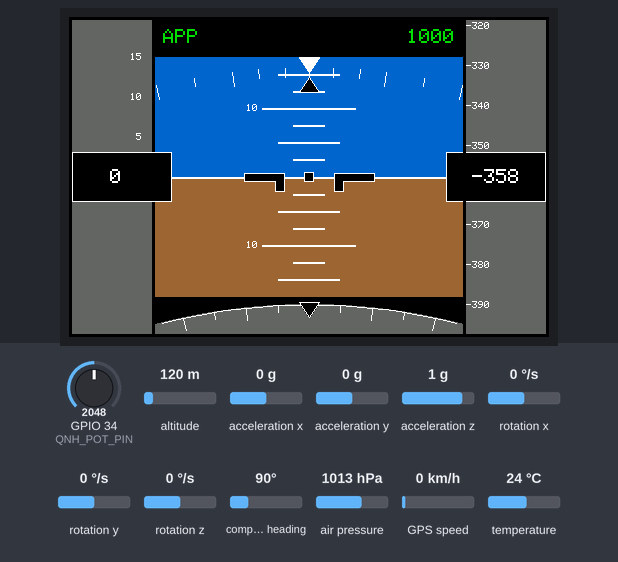
Bench run of a sketch on a simulated ESP32. Parts: 480×320 colour display. Inputs (shaded band) come from the test bench; at power-on: acceleration y 0 g, GPIO 34 (QNH_POT_PIN) = 2048, acceleration z 1 g, altitude 120 m, acceleration x 0 g, rotation x 0 °/s, rotation y 0 °/s, rotation z 0 °/s, compass heading 90°, air pressure 1013 hPa, GPS speed 0 km/h, temperature 24 °C (analog values on the 0–4095 scale). The GPS gets a fix after 3 s at 37.7749, -122.4194 with 8 satellites; what the sketch prints to the serial monitor is not drawn.

Above: at 2.9 s.
3.0 s: acceleration y set to -1.4 g
At 4.9 s:
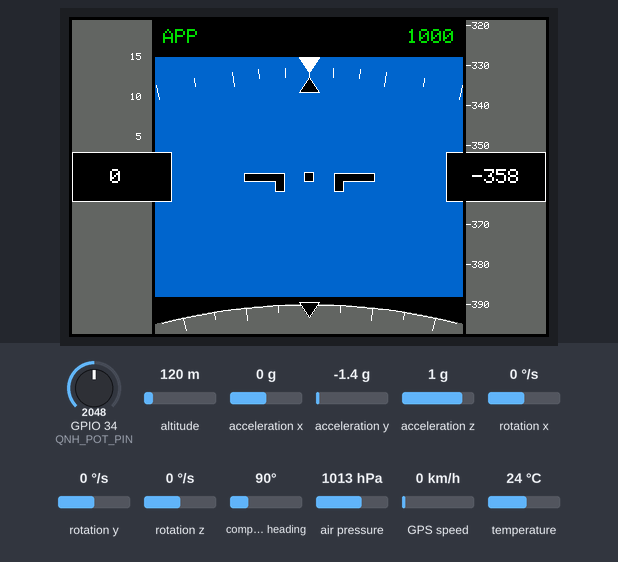
5.0 s: GPIO 34 (QNH_POT_PIN) set to 2866
At 6.3 s:
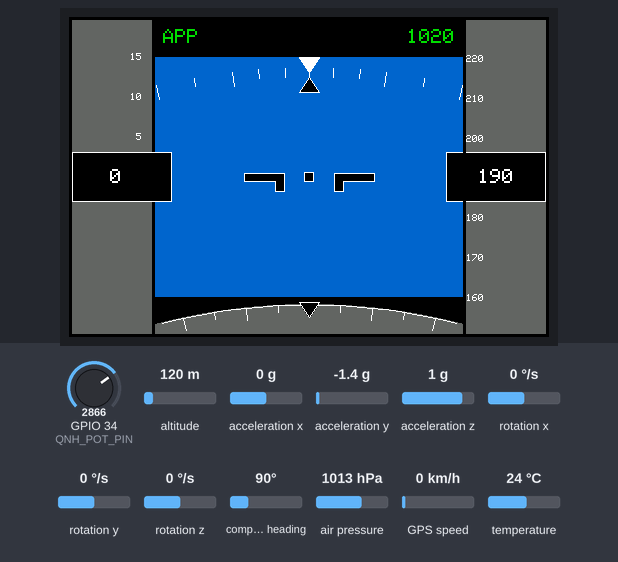
6.7 s: acceleration y set to 0.1 g
At 8.67 s:
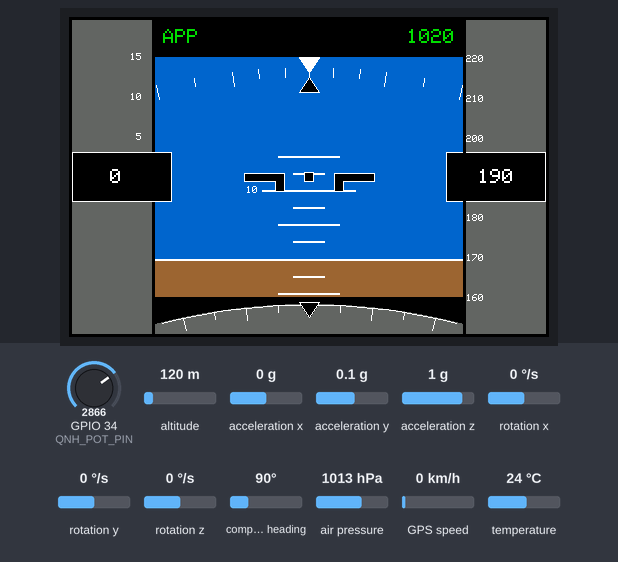
9.0 s: acceleration z set to 0 g
At 10.7 s:
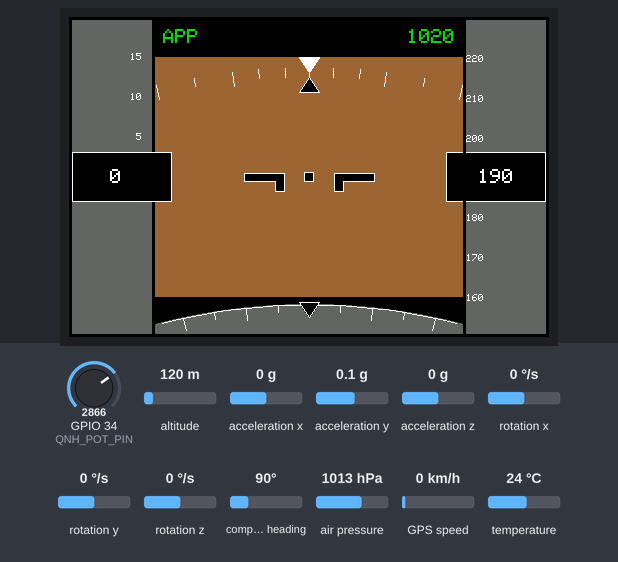
11.0 s: acceleration z set to 0.3 g
At 13.23 s:
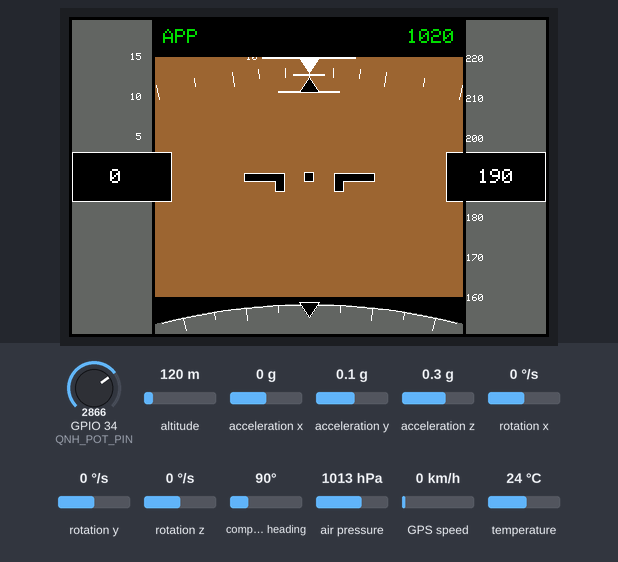
14.1 s: GPIO 34 (QNH_POT_PIN) set to 122
At 14.47 s:
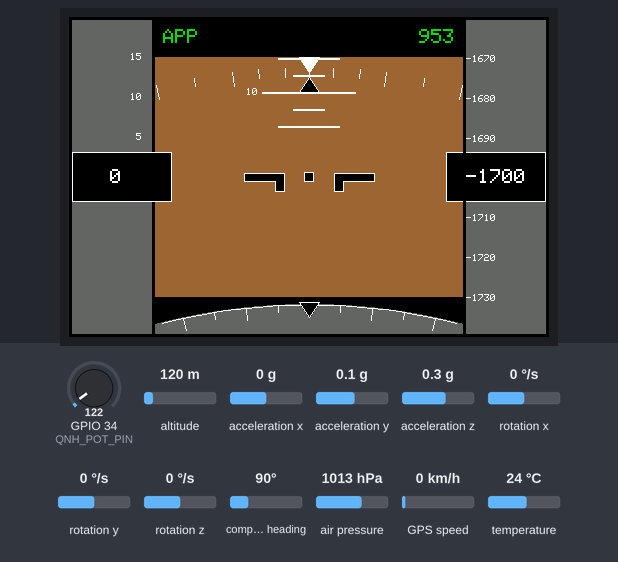
Timing chart, 0 to 16.8 s (numbered marks = the images above; inputs shaded):
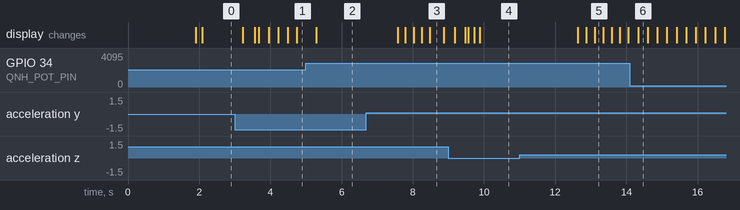

The sketch:

car_pfd_Banding.ino
```cpp
#include <TFT_eSPI.h>
#include <Wire.h>
#include <Adafruit_Sensor.h>
#include <Adafruit_BMP280.h>
#include <Adafruit_MPU6050.h>
#include <TinyGPSPlus.h>
#include <HardwareSerial.h>
#include "triangles.h"
#include "attitude_marks.h"
#include "pitch_bug.h"
#include "tape_boxes.h"
#include "curved_scales.h"

TFT_eSPI tft = TFT_eSPI();
TFT_eSprite centerBand = TFT_eSprite(&tft);

Adafruit_BMP280 bmp;
bool bmpOK = false;

//float seaLevelhPa = 1013; //hPa
float seaLevelhPa = 1013.25; //hPa - now set by the QNH pot (see readQnhPot)

// ---- QNH potentiometer ----
// 10k linear pot: outer pins to 3V3 and GND, middle (wiper) to GPIO34.
const int   QNH_POT_PIN = 34;
const float QNH_MIN = 950.0;      // hPa at one end of the pot
const float QNH_MAX = 1050.0;     // hPa at the other end
const float QNH_STD = 1013.25;    // standard pressure - shown as "STD"
const unsigned long QNH_READ_INTERVAL_MS = 100;  // 10 reads a second
unsigned long lastQnhReadMs = 0;

Adafruit_MPU6050 mpu;
bool mpuOK = false;

// Exponential moving average smoothing for pitch.
// Each new reading contributes only PITCH_SMOOTHING of its value,
// the rest carries over from the previous smoothed value. Lower
// value = smoother but laggier. 0.15 is a reasonable starting point;
// tune it once you see how it feels on the road.
const float PITCH_SMOOTHING = 0.15;
float smoothedPitchDeg = 0.0;
bool pitchInitialised = false;

// ---- Level on boot ----
// Whatever angle the unit is sitting at when it powers up is taken as
// level. setup() averages LEVEL_SAMPLES readings and stores the result
// here; every reading after that has it subtracted.
float pitchOffsetDeg = 0.0;
const int LEVEL_SAMPLES = 50;         // 50 readings...
const int LEVEL_SAMPLE_DELAY_MS = 20; // ...20ms apart = 1 second

// IMU read timing - independent of both the frame cap and the
// barometer's 200ms interval. 20ms = 50Hz, fast enough that the
// smoothing has plenty of samples to work with without hammering
// the I2C bus.
unsigned long lastImuReadMs = 0;
const unsigned long IMU_READ_INTERVAL_MS = 20;

TinyGPSPlus gps;
HardwareSerial gpsSerial(2);  // UART2 - GPIO16 RX, GPIO17 TX

// Track whether we've ever had a valid fix. Once true, we start
// showing GPS speed instead of the ramp. If the fix is later lost,
// gpsSpeedKmh keeps the last known value rather than dropping to 0,
// which would look worse than a slightly stale reading.
bool gpsHasFix = false;
float gpsSpeedKmh = 0.0;


const int WIDTH = 480;
const int HEIGHT = 320;
const int BAND_HEIGHT = 80;

const int OUTER_GAP = 3;
const int TAPE_WIDTH = 80;
const int HORIZON_LEFT = TAPE_WIDTH + 2 * OUTER_GAP;
const int HORIZON_WIDTH = WIDTH - 2 * HORIZON_LEFT;
const int BLACK_HEIGHT = 40;
const int HORIZON_HEIGHT = HEIGHT - (BLACK_HEIGHT * 2);
const int MIDDLE = HEIGHT / 2;

const int WINDOW_TOP = BLACK_HEIGHT;
const int WINDOW_BOTTOM = BLACK_HEIGHT + HORIZON_HEIGHT;

const float PX_PER_DEG = HORIZON_HEIGHT / 35.0;

const int CENTER_BANDS = (WINDOW_BOTTOM - WINDOW_TOP) / BAND_HEIGHT;

uint16_t colourBlue;
uint16_t colourBrown;
uint16_t colourGrey;
uint16_t colourAppGreen;

const int bottomCircleRadius = HORIZON_WIDTH + 300;
const int bottomCircleCx = HORIZON_LEFT + HORIZON_WIDTH / 2;
const int bottomCircleCy = 895;
const int tapeH = HEIGHT - 2 * OUTER_GAP;
const int leftX = OUTER_GAP;
const int rightX = WIDTH - 100 - OUTER_GAP;

const int BOX_WIDTH = 100;
const int BOX_HEIGHT = 50;
const int BOX_Y = OUTER_GAP + (tapeH - BOX_HEIGHT) / 2;

unsigned long startMs;
unsigned long lastSensorReadMs = 0;
const unsigned long SENSOR_READ_INTERVAL_MS = 200;
unsigned long lastFrameMs = 0;
const unsigned long FRAME_INTERVAL_MS = 33;

float currentAltitude = 0.0;
float currentSpeed = 0.0;

int prevDisplaySpeed = -1;
int prevDisplayAlt = -1;

float currentPitchDeg = 0.0;
const float FAKE_PITCH_AMPLITUDE_DEG = 5.0;
const float FAKE_PITCH_PERIOD_S = 6.0;

// ---- IMU helper ----

// One raw pitch reading from the accelerometer, in degrees, before any
// level offset or smoothing. Used both by the boot levelling in setup()
// and by the 50Hz read in loop(), so the two always match.
float readRawPitchDeg() {
  sensors_event_t a, g, temp;
  mpu.getEvent(&a, &g, &temp);

  // Y axis as the tilt axis (rotated 90 deg from the original X).
  return -atan2(a.acceleration.y,
                sqrt(a.acceleration.x * a.acceleration.x +
                     a.acceleration.z * a.acceleration.z))
         * 180.0 / PI;
}
// ---- QNH pot helpers ----

// Reads the pot (averaged over 8 samples) and converts it to hPa.
float readPotHpa() {
  long raw = 0;
  for (int i = 0; i < 8; i++) raw += analogRead(QNH_POT_PIN);
  raw /= 8;
  return QNH_MIN + (QNH_MAX - QNH_MIN) * raw / 4095.0;
}

// Draws the baro setting where "STD" used to be. Shows "STD" at 1013,
// otherwise the whole-hPa value. Clears the area first because "STD"
// and "1013" are different widths.
void drawBaroLabel() {
  int rightEdge = HORIZON_LEFT + HORIZON_WIDTH - 8;
  tft.fillRect(rightEdge - 60, BLACK_HEIGHT / 2 - 10, 60, 20, TFT_BLACK);

  char baroText[8];
  if (seaLevelhPa == QNH_STD) strcpy(baroText, "STD");
  else snprintf(baroText, sizeof(baroText), "%d", (int)seaLevelhPa);

  tft.setTextSize(2);
  tft.setTextColor(colourAppGreen, TFT_BLACK);
  tft.setTextDatum(MR_DATUM);
  tft.drawString(baroText, rightEdge, BLACK_HEIGHT / 2);
  tft.setTextDatum(TL_DATUM);
}

// Called every loop. Only acts every 100ms, and only changes the setting
// in whole hPa steps once the knob has moved more than 0.6 hPa -
// stops it flickering between two values.
void readQnhPot(unsigned long nowMs) {
  if (nowMs - lastQnhReadMs < QNH_READ_INTERVAL_MS) return;
  lastQnhReadMs = nowMs;

  float val = readPotHpa();
  if (fabs(val - seaLevelhPa) > 0.6) {
    seaLevelhPa = roundf(val);
    if (seaLevelhPa == 1013.0) seaLevelhPa = QNH_STD;  // snap to exact standard

    drawBaroLabel();
    lastSensorReadMs = 0;   // read the barometer straight away with the new setting

    Serial.print("QNH: ");
    Serial.println(seaLevelhPa);
  }
}

void drawStaticFrame() {
  tft.fillScreen(TFT_BLACK);

  tft.fillRect(HORIZON_LEFT, WINDOW_TOP, HORIZON_WIDTH,
               HORIZON_HEIGHT / 2, colourBlue);
  tft.fillRect(HORIZON_LEFT, MIDDLE, HORIZON_WIDTH,
               HORIZON_HEIGHT / 2, colourBrown);

  tft.fillRect(OUTER_GAP, OUTER_GAP, TAPE_WIDTH, tapeH, colourGrey);
  tft.fillRect((OUTER_GAP * 2) + TAPE_WIDTH + HORIZON_WIDTH + OUTER_GAP,
               OUTER_GAP, TAPE_WIDTH, tapeH, colourGrey);

  tft.fillCircle(bottomCircleCx, bottomCircleCy, bottomCircleRadius, colourGrey);
  drawHeadingMarks(tft, bottomCircleCx, bottomCircleCy, bottomCircleRadius);

  tft.fillRect(0, 0, WIDTH, OUTER_GAP, TFT_BLACK);
  tft.fillRect(0, HEIGHT - OUTER_GAP, WIDTH, OUTER_GAP, TFT_BLACK);
  tft.fillRect(0, 0, OUTER_GAP, HEIGHT, TFT_BLACK);
  tft.fillRect(OUTER_GAP + TAPE_WIDTH, 0, OUTER_GAP, HEIGHT, TFT_BLACK);
  tft.fillRect(HORIZON_LEFT + HORIZON_WIDTH, 0, OUTER_GAP, HEIGHT, TFT_BLACK);

  tft.setTextSize(2);
  tft.setTextColor(colourAppGreen, TFT_BLACK);
  tft.setTextDatum(ML_DATUM);
  tft.drawString("APP", HORIZON_LEFT + 8, BLACK_HEIGHT / 2);

  //tft.setTextDatum(MR_DATUM);
  //tft.drawString("STD", HORIZON_LEFT + HORIZON_WIDTH - 8, BLACK_HEIGHT / 2);
  tft.setTextDatum(TL_DATUM);
  drawBaroLabel();   // "STD" or the QNH value, e.g. "1009"


  {
    int cx = HORIZON_LEFT + HORIZON_WIDTH / 2;
    int absCy = 285;
    int triBase = 20, triHeight = 15;
    tft.fillTriangle(cx - triBase / 2, absCy, cx + triBase / 2, absCy,
                     cx, absCy + triHeight, TFT_BLACK);
    tft.drawTriangle(cx - triBase / 2, absCy, cx + triBase / 2, absCy,
                     cx, absCy + triHeight, TFT_WHITE);
  }

  drawSpeedTapeValues(tft, leftX, OUTER_GAP, TAPE_WIDTH, tapeH, currentSpeed);
  drawAltitudeTapeValues(tft, rightX, OUTER_GAP, TAPE_WIDTH, tapeH, currentAltitude);
  prevDisplaySpeed = max(0, (int)round(currentSpeed));
  prevDisplayAlt = max(0, (int)round(currentAltitude));
}

void updateSpeedTape() {
  tft.fillRect(OUTER_GAP, OUTER_GAP, TAPE_WIDTH, tapeH, colourGrey);
  drawSpeedTapeValues(tft, leftX, OUTER_GAP, TAPE_WIDTH, tapeH, currentSpeed);
  tft.fillRect(OUTER_GAP + TAPE_WIDTH, 0, OUTER_GAP, HEIGHT, TFT_BLACK);
}

void updateAltitudeTape() {
  int altTapeX = (OUTER_GAP * 2) + TAPE_WIDTH + HORIZON_WIDTH + OUTER_GAP;
  tft.fillRect(altTapeX, OUTER_GAP, TAPE_WIDTH, tapeH, colourGrey);
  drawAltitudeTapeValues(tft, rightX, OUTER_GAP, TAPE_WIDTH, tapeH, currentAltitude);
  tft.fillRect(HORIZON_LEFT + HORIZON_WIDTH, 0, OUTER_GAP, HEIGHT, TFT_BLACK);
}


void setup() {
  Serial.begin(115200);
  tft.init();
  tft.setRotation(1);

  colourBlue     = tft.color565(0, 102, 204);
  colourBrown    = tft.color565(153, 102, 51);
  colourGrey     = tft.color565(100, 100, 100);
  colourAppGreen = tft.color565(0, 220, 0);

  centerBand.setColorDepth(16);
  bool ok = centerBand.createSprite(HORIZON_WIDTH, BAND_HEIGHT);
  Serial.println(ok ? "Center band sprite created OK" : "Center band sprite FAILED");

  Wire.begin();

  bmpOK = bmp.begin(0x76);
  if (!bmpOK) {
    bmpOK = bmp.begin(0x77);
  }

  if (bmpOK) {
    Serial.println("BMP280 found OK");
    bmp.setSampling(Adafruit_BMP280::MODE_NORMAL,
                    Adafruit_BMP280::SAMPLING_X2,
                    Adafruit_BMP280::SAMPLING_X16,
                    Adafruit_BMP280::FILTER_X16,
                    Adafruit_BMP280::STANDBY_MS_125);
  } else {
    Serial.println("BMP280 NOT found - check wiring. Altitude will read 0.");
  }


  mpuOK = mpu.begin();
  if (mpuOK) {
    Serial.println("MPU6050 found OK");
    mpu.setAccelerometerRange(MPU6050_RANGE_2_G);
    mpu.setGyroRange(MPU6050_RANGE_250_DEG);
    mpu.setFilterBandwidth(MPU6050_BAND_21_HZ);
  } else {
    Serial.println("MPU6050 NOT found - pitch will stay at 0.");
  }

  // Removed: calling mpu.begin() a second time resets the MPU to its
  // defaults, which undid the 2G / 250 deg / 21Hz settings above.
  //if (!mpu.begin()) {
  //  Serial.println("MPU6050 NOT found - check wiring");
  //} else {
  //  Serial.println("MPU6050 found OK");
  //}

    // ---- Level on boot ----
  // Take whatever angle the unit is at right now as level. Short pause
  // first so the MPU's 21Hz filter has settled after the settings above,
  // then average one second of readings.
  if (mpuOK) {
    delay(200);
    float sum = 0.0;
    for (int i = 0; i < LEVEL_SAMPLES; i++) {
      sum += readRawPitchDeg();
      delay(LEVEL_SAMPLE_DELAY_MS);
    }
    pitchOffsetDeg = sum / LEVEL_SAMPLES;
    Serial.print("Level set - pitch offset: ");
    Serial.print(pitchOffsetDeg);
    Serial.println(" deg");
  }

  gpsSerial.begin(9600, SERIAL_8N1, 16, 17);
  Serial.println("GPS serial started on UART2 (RX=16, TX=17)");

    // QNH pot - read it once now so the first frame shows the right setting
  analogReadResolution(12);                          // 0..4095
  analogSetPinAttenuation(QNH_POT_PIN, ADC_11db);    // full 0..3.3V range
  seaLevelhPa = roundf(readPotHpa());
  if (seaLevelhPa == 1013.0) seaLevelhPa = QNH_STD;
  Serial.print("QNH at startup: ");
  Serial.println(seaLevelhPa);


  drawStaticFrame();

  startMs = millis();
}

void loop() {
  unsigned long nowMs = millis();

  // ---- QNH pot (100ms) ----
  // Before the barometer so a new setting is used on the very next read.
  readQnhPot(nowMs);

  // ---- Barometer read (200ms) ----

  // ---- Barometer read (200ms) ----
  if (bmpOK && (nowMs - lastSensorReadMs >= SENSOR_READ_INTERVAL_MS)) {
    lastSensorReadMs = nowMs;
    float alt = bmp.readAltitude(seaLevelhPa);
    if (!isnan(alt)) {
      currentAltitude = alt * 3.28084;  // metres -> feet
    }
  }

  // ---- IMU read (20ms / 50Hz) ----
  // Runs before the frame cap so the smoothing filter keeps getting
  // samples even on frames that get skipped.
  if (mpuOK && (nowMs - lastImuReadMs >= IMU_READ_INTERVAL_MS)) {
    lastImuReadMs = nowMs;

    // Moved into readRawPitchDeg() so setup() can use the same maths:
    //sensors_event_t a, g, temp;
    //mpu.getEvent(&a, &g, &temp);
    //
    //// Y axis as the tilt axis (rotated 90 deg from the original X).
    //float rawPitchDeg = -atan2(a.acceleration.y,
    //                          sqrt(a.acceleration.x * a.acceleration.x +
    //                               a.acceleration.z * a.acceleration.z))
    //                    * 180.0 / PI;

    // Raw reading minus the boot-time level offset.
    float rawPitchDeg = readRawPitchDeg() - pitchOffsetDeg;

    if (!pitchInitialised) {
      smoothedPitchDeg = rawPitchDeg;
      pitchInitialised = true;
    } else {
      smoothedPitchDeg = PITCH_SMOOTHING * rawPitchDeg +
                         (1.0 - PITCH_SMOOTHING) * smoothedPitchDeg;
    }
  }

  // GPS parsing - non-blocking. TinyGPSPlus needs to see every byte
  // as it comes in, so we drain the UART buffer every loop iteration.
  // Sentences arrive at 1Hz by default, but individual chars stream
  // in continuously, so this must run often.
  while (gpsSerial.available() > 0) {
    if (gps.encode(gpsSerial.read())) {
      // A complete sentence just parsed. Update our cached values.
      if (gps.speed.isValid()) {
        gpsSpeedKmh = gps.speed.kmph();
        gpsHasFix = true;
      }
    }

  }

  // Diagnostic: print GPS status once a second so we can see whether
  // the module is talking to us at all.
  static unsigned long lastGpsDebugMs = 0;
  if (nowMs - lastGpsDebugMs >= 1000) {
    lastGpsDebugMs = nowMs;
    Serial.print("GPS chars: ");
    Serial.print(gps.charsProcessed());
    Serial.print("   sats: ");
    Serial.print(gps.satellites.value());
    Serial.print("   fix: ");
    Serial.print(gps.location.isValid() ? "YES" : "no");
    Serial.print("   speed valid: ");
    Serial.println(gps.speed.isValid() ? "YES" : "no");
  }

  // ---- Frame cap (~30fps) ----
  if (nowMs - lastFrameMs < FRAME_INTERVAL_MS) return;
  lastFrameMs = nowMs;

  float elapsedS = (nowMs - startMs) / 1000.0;
  //float ramp = min(elapsedS / 10.0, 1.0); For testing speed ramp
  //currentSpeed = 40 * ramp;  // TODO: replace with NEO-6M GPS speed

  // Use GPS speed once we've had a fix. Before the first fix, show 0
  // rather than the old ramp - a stationary reading is more honest
  // than fake test data on a device that's supposed to work now.
  if (gpsHasFix) {
    currentSpeed = gpsSpeedKmh;
  } else {
    currentSpeed = 0.0;
  }

  // ---- Tape updates ----
  // Float comparison with a small threshold, so the tape redraws on
  // sub-unit changes now that it scrolls smoothly. Speed is 8 px per
  // km/h (lineSpacing 40 / step 5), so 0.25 units is ~2px of movement.
  // Altitude is 4 px per metre (40 / 10), so 0.5 units is ~2px.
  if (fabs(currentSpeed - prevDisplaySpeed) >= 0.25) {
    prevDisplaySpeed = currentSpeed;
    updateSpeedTape();
  }

  if (fabs(currentAltitude - prevDisplayAlt) >= 0.5) {
    prevDisplayAlt = currentAltitude;
    updateAltitudeTape();
  }

  // ---- Pitch ----
  // Real IMU data now. Fake sine oscillation kept commented for
  // rendering tests without the sensor attached:
  // currentPitchDeg = FAKE_PITCH_AMPLITUDE_DEG * sin(2.0 * PI * elapsedS / FAKE_PITCH_PERIOD_S);
  currentPitchDeg = smoothedPitchDeg;

  int pitchPixelOffset = (int)(currentPitchDeg * PX_PER_DEG);

  int horizonY = MIDDLE + pitchPixelOffset;
  if (horizonY < WINDOW_TOP) horizonY = WINDOW_TOP;
  if (horizonY > WINDOW_BOTTOM) horizonY = WINDOW_BOTTOM;

  // ---- Attitude window: 3 banded sprite pushes ----
  for (int cb = 0; cb < CENTER_BANDS; cb++) {
    int centerYOffset = WINDOW_TOP + cb * BAND_HEIGHT;

    centerBand.fillSprite(colourBlue);
    centerBand.fillRect(0, horizonY - centerYOffset, HORIZON_WIDTH,
                        WINDOW_BOTTOM - horizonY, colourBrown);

    drawAttitudeMarks(centerBand, 0,
                      BLACK_HEIGHT + pitchPixelOffset - centerYOffset,
                      HORIZON_WIDTH, HORIZON_HEIGHT);

    drawRollMarks(centerBand, 0,
                  BLACK_HEIGHT - centerYOffset,
                  HORIZON_WIDTH, HORIZON_HEIGHT);

    drawPitchBug(centerBand, 0,
                 BLACK_HEIGHT - centerYOffset,
                 HORIZON_WIDTH, HORIZON_HEIGHT, 0.0);

    drawTriangles(centerBand, 0, HORIZON_WIDTH, centerYOffset, BAND_HEIGHT);

    // Readout box edges painted into the sprite so they arrive already
    // correct - no second draw on top, nothing to flicker.
    {
      int boxTopLocal = BOX_Y - centerYOffset;
      int boxBotLocal = BOX_Y + BOX_HEIGHT - centerYOffset;

      if (boxBotLocal > 0 && boxTopLocal < BAND_HEIGHT) {
        int leftOverlapW = (leftX + BOX_WIDTH) - HORIZON_LEFT;
        int rightOverlapX = rightX - HORIZON_LEFT;
        int rightOverlapW = (HORIZON_LEFT + HORIZON_WIDTH) - rightX;

        centerBand.fillRect(0, boxTopLocal, leftOverlapW, BOX_HEIGHT, TFT_BLACK);
        centerBand.drawFastVLine(leftOverlapW - 1, boxTopLocal, BOX_HEIGHT, TFT_WHITE);
        centerBand.drawFastHLine(0, boxTopLocal, leftOverlapW, TFT_WHITE);
        centerBand.drawFastHLine(0, boxBotLocal - 1, leftOverlapW, TFT_WHITE);

        centerBand.fillRect(rightOverlapX, boxTopLocal, rightOverlapW, BOX_HEIGHT, TFT_BLACK);
        centerBand.drawFastVLine(rightOverlapX, boxTopLocal, BOX_HEIGHT, TFT_WHITE);
        centerBand.drawFastHLine(rightOverlapX, boxTopLocal, rightOverlapW, TFT_WHITE);
        centerBand.drawFastHLine(rightOverlapX, boxBotLocal - 1, rightOverlapW, TFT_WHITE);
      }
    }

    centerBand.pushSprite(HORIZON_LEFT, centerYOffset);
  }
}
```

attitude_marks.h
```cpp
#ifndef ATTITUDE_MARKS_H
#define ATTITUDE_MARKS_H
#include <TFT_eSPI.h>
void drawAttitudeMarks(TFT_eSPI &tft, int horizonLeft, int horizonTop, int horizonWidth, int horizonHeight, uint16_t colour = TFT_WHITE);
#endif
```

curved_scales.h
```cpp
#ifndef CURVED_SCALES_H
#define CURVED_SCALES_H
#include <TFT_eSPI.h>
void drawRollMarks(TFT_eSPI &tft, int horizonLeft, int horizonTop, int horizonWidth, int horizonHeight, uint16_t colour = TFT_WHITE);
void drawHeadingMarks(TFT_eSPI &tft, int circleCx, int circleCy, int circleRadius, uint16_t colour = TFT_WHITE);
#endif
```

Source omitted: attitude_marks.cpp (1590 bytes), curved_scales.cpp (2018 bytes), pitch_bug.cpp (2281 bytes), pitch_bug.h (383 bytes), tape_boxes.cpp (4994 bytes), tape_boxes.h (978 bytes), triangles.cpp (2338 bytes), triangles.h (167 bytes)

Measured:
- after the input at 3.0 s, the display: first changes after 0.23 s (image 1 shows a later state)
- after the input at 5.0 s, the display: changes after 0.29 s (image 2)
- after the input at 6.7 s, the display: first changes after 0.88 s (image 3 shows a later state)
- after the input at 11.0 s, the display: first changes after 1.6 s (image 5 shows a later state)
